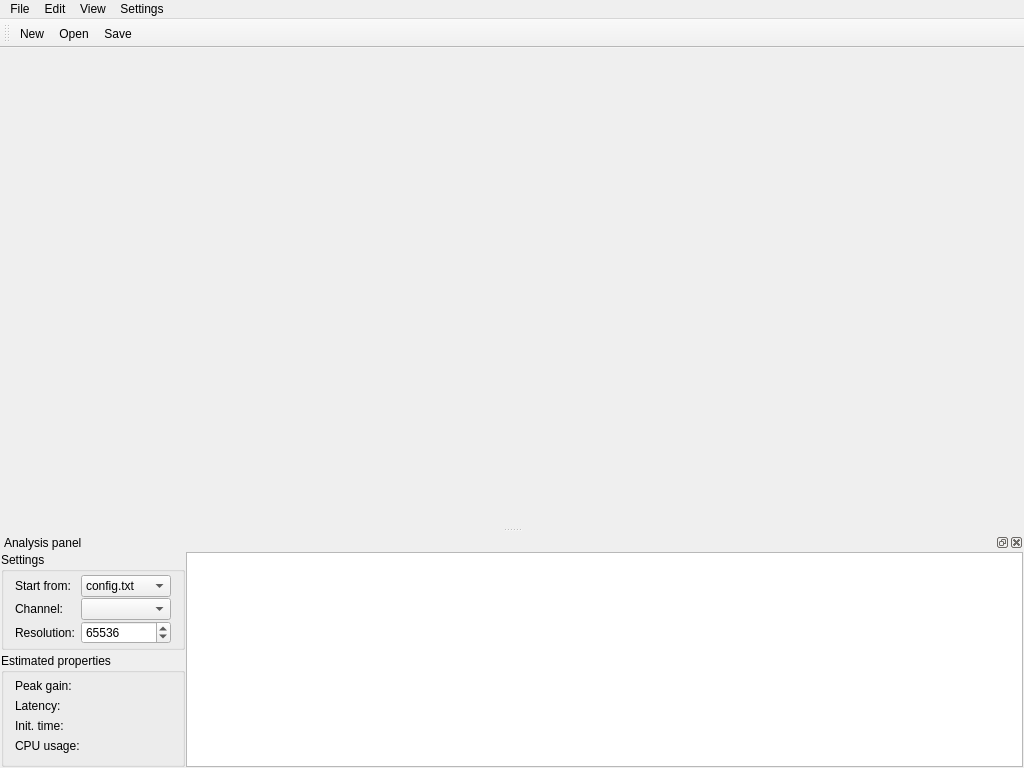
<?xml version="1.0" encoding="UTF-8"?>
<ui version="4.0">
 <class>MainWindow</class>
 <widget class="QMainWindow" name="MainWindow">
  <property name="geometry">
   <rect>
    <x>0</x>
    <y>0</y>
    <width>1024</width>
    <height>768</height>
   </rect>
  </property>
  <property name="windowTitle">
   <string notr="true"/>
  </property>
  <widget class="QWidget" name="centralWidget">
   <layout class="QGridLayout" name="gridLayout">
    <property name="leftMargin">
     <number>0</number>
    </property>
    <property name="topMargin">
     <number>0</number>
    </property>
    <property name="rightMargin">
     <number>0</number>
    </property>
    <property name="bottomMargin">
     <number>0</number>
    </property>
    <item row="0" column="0">
     <widget class="MiddleClickTabWidget" name="tabWidget">
      <property name="documentMode">
       <bool>true</bool>
      </property>
      <property name="tabsClosable">
       <bool>true</bool>
      </property>
      <property name="movable">
       <bool>true</bool>
      </property>
     </widget>
    </item>
   </layout>
  </widget>
  <widget class="QMenuBar" name="menuBar">
   <property name="geometry">
    <rect>
     <x>0</x>
     <y>0</y>
     <width>1024</width>
     <height>25</height>
    </rect>
   </property>
   <widget class="QMenu" name="menuFile">
    <property name="title">
     <string>File</string>
    </property>
    <addaction name="actionNew"/>
    <addaction name="actionOpen"/>
    <addaction name="actionSave"/>
    <addaction name="actionSaveAs"/>
    <addaction name="separator"/>
    <addaction name="separator"/>
    <addaction name="actionExit"/>
   </widget>
   <widget class="QMenu" name="menuEdit">
    <property name="title">
     <string>Edit</string>
    </property>
    <addaction name="actionCut"/>
    <addaction name="actionCopy"/>
    <addaction name="actionPaste"/>
    <addaction name="actionDelete"/>
    <addaction name="separator"/>
    <addaction name="actionSelectAll"/>
   </widget>
   <widget class="QMenu" name="menuView">
    <property name="title">
     <string>View</string>
    </property>
    <addaction name="actionToolbar"/>
    <addaction name="actionAnalysisPanel"/>
   </widget>
   <widget class="QMenu" name="menuSettings">
    <property name="title">
     <string>Settings</string>
    </property>
    <widget class="QMenu" name="menuLanguage">
     <property name="title">
      <string>Language</string>
     </property>
     <addaction name="separator"/>
    </widget>
    <addaction name="menuLanguage"/>
    <addaction name="separator"/>
    <addaction name="actionResetAllGlobalPreferences"/>
    <addaction name="actionResetAllFileSpecificPreferences"/>
   </widget>
   <addaction name="menuFile"/>
   <addaction name="menuEdit"/>
   <addaction name="menuView"/>
   <addaction name="menuSettings"/>
  </widget>
  <widget class="QToolBar" name="mainToolBar">
   <property name="windowTitle">
    <string>Toolbar</string>
   </property>
   <attribute name="toolBarArea">
    <enum>TopToolBarArea</enum>
   </attribute>
   <attribute name="toolBarBreak">
    <bool>false</bool>
   </attribute>
   <addaction name="actionNew"/>
   <addaction name="actionOpen"/>
   <addaction name="actionSave"/>
  </widget>
  <widget class="QDockWidget" name="analysisDockWidget">
   <property name="windowTitle">
    <string>Analysis panel</string>
   </property>
   <attribute name="dockWidgetArea">
    <number>8</number>
   </attribute>
   <widget class="QWidget" name="dockWidgetContents">
    <layout class="QGridLayout" name="gridLayout_2">
     <property name="leftMargin">
      <number>1</number>
     </property>
     <property name="topMargin">
      <number>0</number>
     </property>
     <property name="rightMargin">
      <number>1</number>
     </property>
     <property name="bottomMargin">
      <number>1</number>
     </property>
     <property name="horizontalSpacing">
      <number>1</number>
     </property>
     <property name="verticalSpacing">
      <number>3</number>
     </property>
     <item row="0" column="0">
      <widget class="QGroupBox" name="groupBox">
       <property name="title">
        <string>Settings</string>
       </property>
       <layout class="QGridLayout" name="gridLayout_3">
        <property name="topMargin">
         <number>3</number>
        </property>
        <property name="bottomMargin">
         <number>3</number>
        </property>
        <property name="verticalSpacing">
         <number>1</number>
        </property>
        <item row="3" column="0">
         <widget class="QLabel" name="resolutionLabel">
          <property name="text">
           <string>Resolution:</string>
          </property>
         </widget>
        </item>
        <item row="2" column="0">
         <widget class="QLabel" name="analysisChannelLabel">
          <property name="text">
           <string>Channel:</string>
          </property>
         </widget>
        </item>
        <item row="2" column="1">
         <widget class="QComboBox" name="analysisChannelComboBox"/>
        </item>
        <item row="3" column="1">
         <widget class="ExponentialSpinBox" name="resolutionSpinBox">
          <property name="correctionMode">
           <enum>QAbstractSpinBox::CorrectionMode::CorrectToNearestValue</enum>
          </property>
          <property name="keyboardTracking">
           <bool>false</bool>
          </property>
          <property name="minimum">
           <number>128</number>
          </property>
          <property name="maximum">
           <number>8388608</number>
          </property>
          <property name="value">
           <number>65536</number>
          </property>
         </widget>
        </item>
        <item row="1" column="0">
         <widget class="QLabel" name="startFromLabel">
          <property name="text">
           <string>Start from:</string>
          </property>
         </widget>
        </item>
        <item row="1" column="1">
         <widget class="QComboBox" name="startFromComboBox">
          <item>
           <property name="text">
            <string notr="true">config.txt</string>
           </property>
          </item>
          <item>
           <property name="text">
            <string>Current file</string>
           </property>
          </item>
         </widget>
        </item>
       </layout>
      </widget>
     </item>
     <item row="1" column="0">
      <widget class="QGroupBox" name="groupBox_2">
       <property name="title">
        <string>Estimated properties</string>
       </property>
       <layout class="QGridLayout" name="gridLayout_4">
        <property name="topMargin">
         <number>6</number>
        </property>
        <item row="2" column="1">
         <widget class="QLabel" name="initTimeValueLabel">
          <property name="text">
           <string notr="true"/>
          </property>
         </widget>
        </item>
        <item row="3" column="0">
         <widget class="QLabel" name="cpuUsageLabel">
          <property name="text">
           <string>CPU usage:</string>
          </property>
         </widget>
        </item>
        <item row="2" column="0">
         <widget class="QLabel" name="initTimeLabel">
          <property name="text">
           <string>Init. time:</string>
          </property>
         </widget>
        </item>
        <item row="3" column="1">
         <widget class="QLabel" name="cpuUsageValueLabel">
          <property name="text">
           <string notr="true"/>
          </property>
         </widget>
        </item>
        <item row="1" column="1">
         <widget class="QLabel" name="latencyValueLabel">
          <property name="text">
           <string notr="true"/>
          </property>
         </widget>
        </item>
        <item row="1" column="0">
         <widget class="QLabel" name="latencyLabel">
          <property name="text">
           <string>Latency: </string>
          </property>
         </widget>
        </item>
        <item row="0" column="0">
         <widget class="QLabel" name="peakGainlabel">
          <property name="text">
           <string>Peak gain:</string>
          </property>
         </widget>
        </item>
        <item row="0" column="1">
         <widget class="QLabel" name="peakGainValueLabel">
          <property name="text">
           <string notr="true"/>
          </property>
         </widget>
        </item>
       </layout>
      </widget>
     </item>
     <item row="0" column="1" rowspan="2">
      <widget class="AnalysisPlotView" name="graphicsView">
       <property name="mouseTracking">
        <bool>true</bool>
       </property>
       <property name="renderHints">
        <set>QPainter::RenderHint::Antialiasing|QPainter::RenderHint::TextAntialiasing</set>
       </property>
      </widget>
     </item>
    </layout>
   </widget>
  </widget>
  <action name="actionNew">
   <property name="icon">
    <iconset resource="Editor.qrc">
     <normaloff>:/icons/document-new.ico</normaloff>:/icons/document-new.ico</iconset>
   </property>
   <property name="text">
    <string>New</string>
   </property>
   <property name="shortcut">
    <string notr="true">Ctrl+N</string>
   </property>
  </action>
  <action name="actionOpen">
   <property name="icon">
    <iconset resource="Editor.qrc">
     <normaloff>:/icons/document-open.ico</normaloff>:/icons/document-open.ico</iconset>
   </property>
   <property name="text">
    <string>Open</string>
   </property>
   <property name="toolTip">
    <string>Open</string>
   </property>
   <property name="shortcut">
    <string notr="true">Ctrl+O</string>
   </property>
  </action>
  <action name="actionSave">
   <property name="icon">
    <iconset resource="Editor.qrc">
     <normaloff>:/icons/document-save.ico</normaloff>:/icons/document-save.ico</iconset>
   </property>
   <property name="text">
    <string>Save</string>
   </property>
   <property name="toolTip">
    <string>Save</string>
   </property>
   <property name="shortcut">
    <string notr="true">Ctrl+S</string>
   </property>
  </action>
  <action name="actionSaveAs">
   <property name="icon">
    <iconset resource="Editor.qrc">
     <normaloff>:/icons/document-save-as.ico</normaloff>:/icons/document-save-as.ico</iconset>
   </property>
   <property name="text">
    <string>Save as...</string>
   </property>
   <property name="toolTip">
    <string>Save as...</string>
   </property>
   <property name="shortcut">
    <string notr="true"/>
   </property>
  </action>
  <action name="actionExit">
   <property name="text">
    <string>Exit</string>
   </property>
   <property name="shortcut">
    <string notr="true">Alt+F4</string>
   </property>
  </action>
  <action name="actionCut">
   <property name="icon">
    <iconset resource="Editor.qrc">
     <normaloff>:/icons/edit-cut.ico</normaloff>:/icons/edit-cut.ico</iconset>
   </property>
   <property name="text">
    <string>Cut</string>
   </property>
   <property name="shortcut">
    <string notr="true">Ctrl+X</string>
   </property>
  </action>
  <action name="actionCopy">
   <property name="icon">
    <iconset resource="Editor.qrc">
     <normaloff>:/icons/edit-copy.ico</normaloff>:/icons/edit-copy.ico</iconset>
   </property>
   <property name="text">
    <string>Copy</string>
   </property>
   <property name="shortcut">
    <string notr="true">Ctrl+C</string>
   </property>
  </action>
  <action name="actionPaste">
   <property name="icon">
    <iconset resource="Editor.qrc">
     <normaloff>:/icons/edit-paste.ico</normaloff>:/icons/edit-paste.ico</iconset>
   </property>
   <property name="text">
    <string>Paste</string>
   </property>
   <property name="shortcut">
    <string notr="true">Ctrl+V</string>
   </property>
  </action>
  <action name="actionDelete">
   <property name="icon">
    <iconset resource="Editor.qrc">
     <normaloff>:/icons/edit-delete.ico</normaloff>:/icons/edit-delete.ico</iconset>
   </property>
   <property name="text">
    <string>Delete</string>
   </property>
   <property name="shortcut">
    <string notr="true"/>
   </property>
  </action>
  <action name="actionToolbar">
   <property name="checkable">
    <bool>true</bool>
   </property>
   <property name="text">
    <string>Toolbar</string>
   </property>
  </action>
  <action name="actionAnalysisPanel">
   <property name="checkable">
    <bool>true</bool>
   </property>
   <property name="text">
    <string>Analysis panel</string>
   </property>
  </action>
  <action name="actionResetAllGlobalPreferences">
   <property name="text">
    <string>Reset all global preferences</string>
   </property>
  </action>
  <action name="actionResetAllFileSpecificPreferences">
   <property name="text">
    <string>Reset all file-specific preferences</string>
   </property>
  </action>
  <action name="actionSelectAll">
   <property name="icon">
    <iconset resource="Editor.qrc">
     <normaloff>:/icons/edit-select-all.ico</normaloff>:/icons/edit-select-all.ico</iconset>
   </property>
   <property name="text">
    <string>Select all</string>
   </property>
   <property name="shortcut">
    <string notr="true">Ctrl+A</string>
   </property>
  </action>
 </widget>
 <layoutdefault spacing="6" margin="11"/>
 <customwidgets>
  <customwidget>
   <class>AnalysisPlotView</class>
   <extends>QGraphicsView</extends>
   <header>Editor/AnalysisPlotView.h</header>
  </customwidget>
  <customwidget>
   <class>ExponentialSpinBox</class>
   <extends>QSpinBox</extends>
   <header>Editor/widgets/ExponentialSpinBox.h</header>
  </customwidget>
  <customwidget>
   <class>MiddleClickTabWidget</class>
   <extends>QTabWidget</extends>
   <header>Editor/widgets/MiddleClickTabWidget.h</header>
   <container>1</container>
  </customwidget>
 </customwidgets>
 <resources>
  <include location="Editor.qrc"/>
 </resources>
 <connections>
  <connection>
   <sender>actionExit</sender>
   <signal>triggered()</signal>
   <receiver>MainWindow</receiver>
   <slot>close()</slot>
   <hints>
    <hint type="sourcelabel">
     <x>-1</x>
     <y>-1</y>
    </hint>
    <hint type="destinationlabel">
     <x>511</x>
     <y>383</y>
    </hint>
   </hints>
  </connection>
 </connections>
</ui>
